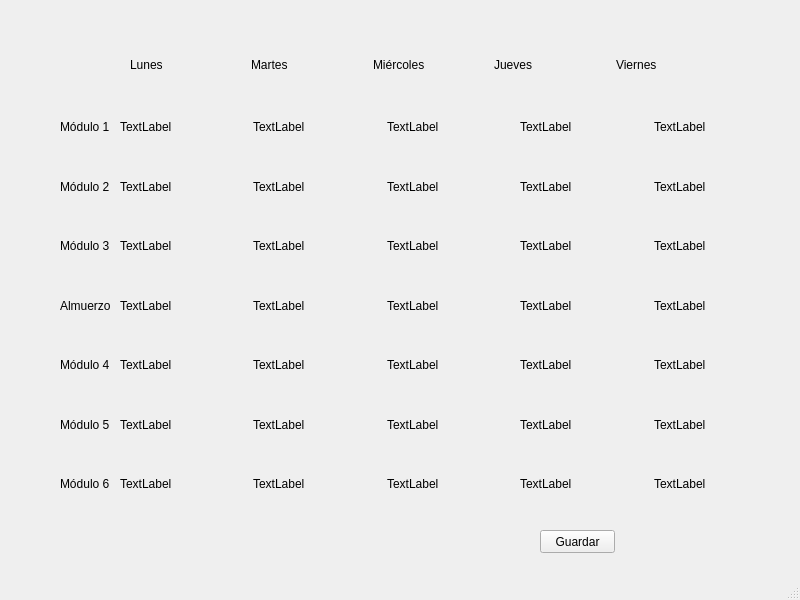
<?xml version="1.0" encoding="UTF-8"?>
<ui version="4.0">
 <class>MainWindow</class>
 <widget class="QMainWindow" name="MainWindow">
  <property name="geometry">
   <rect>
    <x>0</x>
    <y>0</y>
    <width>800</width>
    <height>600</height>
   </rect>
  </property>
  <property name="windowTitle">
   <string>MainWindow</string>
  </property>
  <widget class="QWidget" name="centralwidget">
   <widget class="QWidget" name="verticalLayoutWidget">
    <property name="geometry">
     <rect>
      <x>50</x>
      <y>100</y>
      <width>61</width>
      <height>411</height>
     </rect>
    </property>
    <layout class="QVBoxLayout" name="verticalLayout">
     <property name="leftMargin">
      <number>10</number>
     </property>
     <item>
      <widget class="QLabel" name="label">
       <property name="styleSheet">
        <string notr="true">gridline-color: rgb(0, 0, 0);</string>
       </property>
       <property name="text">
        <string>Módulo 1</string>
       </property>
      </widget>
     </item>
     <item>
      <widget class="QLabel" name="label_2">
       <property name="text">
        <string>Módulo 2</string>
       </property>
      </widget>
     </item>
     <item>
      <widget class="QLabel" name="label_3">
       <property name="text">
        <string>Módulo 3</string>
       </property>
      </widget>
     </item>
     <item>
      <widget class="QLabel" name="label_4">
       <property name="text">
        <string>Almuerzo</string>
       </property>
      </widget>
     </item>
     <item>
      <widget class="QLabel" name="label_5">
       <property name="text">
        <string>Módulo 4</string>
       </property>
      </widget>
     </item>
     <item>
      <widget class="QLabel" name="label_6">
       <property name="text">
        <string>Módulo 5</string>
       </property>
      </widget>
     </item>
     <item>
      <widget class="QLabel" name="label_7">
       <property name="text">
        <string>Módulo 6</string>
       </property>
      </widget>
     </item>
    </layout>
   </widget>
   <widget class="QWidget" name="horizontalLayoutWidget">
    <property name="geometry">
     <rect>
      <x>110</x>
      <y>20</y>
      <width>631</width>
      <height>80</height>
     </rect>
    </property>
    <layout class="QHBoxLayout" name="horizontalLayout">
     <property name="leftMargin">
      <number>20</number>
     </property>
     <property name="topMargin">
      <number>10</number>
     </property>
     <property name="rightMargin">
      <number>10</number>
     </property>
     <item>
      <widget class="QLabel" name="label_8">
       <property name="text">
        <string>Lunes</string>
       </property>
      </widget>
     </item>
     <item>
      <widget class="QLabel" name="label_9">
       <property name="text">
        <string>Martes</string>
       </property>
      </widget>
     </item>
     <item>
      <widget class="QLabel" name="label_10">
       <property name="text">
        <string>Miércoles</string>
       </property>
      </widget>
     </item>
     <item>
      <widget class="QLabel" name="label_11">
       <property name="text">
        <string>Jueves</string>
       </property>
      </widget>
     </item>
     <item>
      <widget class="QLabel" name="label_12">
       <property name="text">
        <string>Viernes</string>
       </property>
      </widget>
     </item>
    </layout>
   </widget>
   <widget class="QWidget" name="gridLayoutWidget">
    <property name="geometry">
     <rect>
      <x>110</x>
      <y>100</y>
      <width>671</width>
      <height>411</height>
     </rect>
    </property>
    <layout class="QGridLayout" name="gridLayout">
     <property name="leftMargin">
      <number>10</number>
     </property>
     <item row="0" column="2">
      <widget class="QLabel" name="m_14">
       <property name="text">
        <string>TextLabel</string>
       </property>
      </widget>
     </item>
     <item row="0" column="0">
      <widget class="QLabel" name="m_0">
       <property name="styleSheet">
        <string notr="true">border-right-color: rgb(0, 0, 127);</string>
       </property>
       <property name="text">
        <string>TextLabel</string>
       </property>
      </widget>
     </item>
     <item row="0" column="4">
      <widget class="QLabel" name="m_28">
       <property name="text">
        <string>TextLabel</string>
       </property>
      </widget>
     </item>
     <item row="2" column="0">
      <widget class="QLabel" name="m_2">
       <property name="text">
        <string>TextLabel</string>
       </property>
      </widget>
     </item>
     <item row="4" column="0">
      <widget class="QLabel" name="m_4">
       <property name="text">
        <string>TextLabel</string>
       </property>
      </widget>
     </item>
     <item row="0" column="1">
      <widget class="QLabel" name="m_7">
       <property name="text">
        <string>TextLabel</string>
       </property>
      </widget>
     </item>
     <item row="1" column="0">
      <widget class="QLabel" name="m_1">
       <property name="text">
        <string>TextLabel</string>
       </property>
      </widget>
     </item>
     <item row="0" column="3">
      <widget class="QLabel" name="m_21">
       <property name="text">
        <string>TextLabel</string>
       </property>
      </widget>
     </item>
     <item row="5" column="0">
      <widget class="QLabel" name="m_5">
       <property name="text">
        <string>TextLabel</string>
       </property>
      </widget>
     </item>
     <item row="3" column="0">
      <widget class="QLabel" name="m_3">
       <property name="text">
        <string>TextLabel</string>
       </property>
      </widget>
     </item>
     <item row="6" column="0">
      <widget class="QLabel" name="m_6">
       <property name="text">
        <string>TextLabel</string>
       </property>
      </widget>
     </item>
     <item row="1" column="1">
      <widget class="QLabel" name="m_8">
       <property name="text">
        <string>TextLabel</string>
       </property>
      </widget>
     </item>
     <item row="2" column="1">
      <widget class="QLabel" name="m_9">
       <property name="text">
        <string>TextLabel</string>
       </property>
      </widget>
     </item>
     <item row="3" column="1">
      <widget class="QLabel" name="m_10">
       <property name="text">
        <string>TextLabel</string>
       </property>
      </widget>
     </item>
     <item row="4" column="1">
      <widget class="QLabel" name="m_11">
       <property name="text">
        <string>TextLabel</string>
       </property>
      </widget>
     </item>
     <item row="5" column="1">
      <widget class="QLabel" name="m_12">
       <property name="text">
        <string>TextLabel</string>
       </property>
      </widget>
     </item>
     <item row="6" column="1">
      <widget class="QLabel" name="m_13">
       <property name="text">
        <string>TextLabel</string>
       </property>
      </widget>
     </item>
     <item row="1" column="2">
      <widget class="QLabel" name="m_15">
       <property name="text">
        <string>TextLabel</string>
       </property>
      </widget>
     </item>
     <item row="2" column="2">
      <widget class="QLabel" name="m_16">
       <property name="text">
        <string>TextLabel</string>
       </property>
      </widget>
     </item>
     <item row="3" column="2">
      <widget class="QLabel" name="m_17">
       <property name="text">
        <string>TextLabel</string>
       </property>
      </widget>
     </item>
     <item row="4" column="2">
      <widget class="QLabel" name="m_18">
       <property name="text">
        <string>TextLabel</string>
       </property>
      </widget>
     </item>
     <item row="5" column="2">
      <widget class="QLabel" name="m_19">
       <property name="text">
        <string>TextLabel</string>
       </property>
      </widget>
     </item>
     <item row="6" column="2">
      <widget class="QLabel" name="m_20">
       <property name="text">
        <string>TextLabel</string>
       </property>
      </widget>
     </item>
     <item row="1" column="3">
      <widget class="QLabel" name="m_22">
       <property name="text">
        <string>TextLabel</string>
       </property>
      </widget>
     </item>
     <item row="2" column="3">
      <widget class="QLabel" name="m_23">
       <property name="text">
        <string>TextLabel</string>
       </property>
      </widget>
     </item>
     <item row="3" column="3">
      <widget class="QLabel" name="m_24">
       <property name="text">
        <string>TextLabel</string>
       </property>
      </widget>
     </item>
     <item row="4" column="3">
      <widget class="QLabel" name="m_25">
       <property name="text">
        <string>TextLabel</string>
       </property>
      </widget>
     </item>
     <item row="5" column="3">
      <widget class="QLabel" name="m_26">
       <property name="text">
        <string>TextLabel</string>
       </property>
      </widget>
     </item>
     <item row="6" column="3">
      <widget class="QLabel" name="m_27">
       <property name="text">
        <string>TextLabel</string>
       </property>
      </widget>
     </item>
     <item row="1" column="4">
      <widget class="QLabel" name="m_29">
       <property name="text">
        <string>TextLabel</string>
       </property>
      </widget>
     </item>
     <item row="2" column="4">
      <widget class="QLabel" name="m_30">
       <property name="text">
        <string>TextLabel</string>
       </property>
      </widget>
     </item>
     <item row="3" column="4">
      <widget class="QLabel" name="m_31">
       <property name="text">
        <string>TextLabel</string>
       </property>
      </widget>
     </item>
     <item row="4" column="4">
      <widget class="QLabel" name="m_32">
       <property name="text">
        <string>TextLabel</string>
       </property>
      </widget>
     </item>
     <item row="5" column="4">
      <widget class="QLabel" name="m_33">
       <property name="text">
        <string>TextLabel</string>
       </property>
      </widget>
     </item>
     <item row="6" column="4">
      <widget class="QLabel" name="m_34">
       <property name="text">
        <string>TextLabel</string>
       </property>
      </widget>
     </item>
    </layout>
   </widget>
   <widget class="QPushButton" name="save_button">
    <property name="geometry">
     <rect>
      <x>540</x>
      <y>530</y>
      <width>75</width>
      <height>23</height>
     </rect>
    </property>
    <property name="text">
     <string>Guardar</string>
    </property>
   </widget>
  </widget>
  <widget class="QMenuBar" name="menubar">
   <property name="geometry">
    <rect>
     <x>0</x>
     <y>0</y>
     <width>800</width>
     <height>21</height>
    </rect>
   </property>
  </widget>
  <widget class="QStatusBar" name="statusbar"/>
 </widget>
 <resources/>
 <connections/>
</ui>
